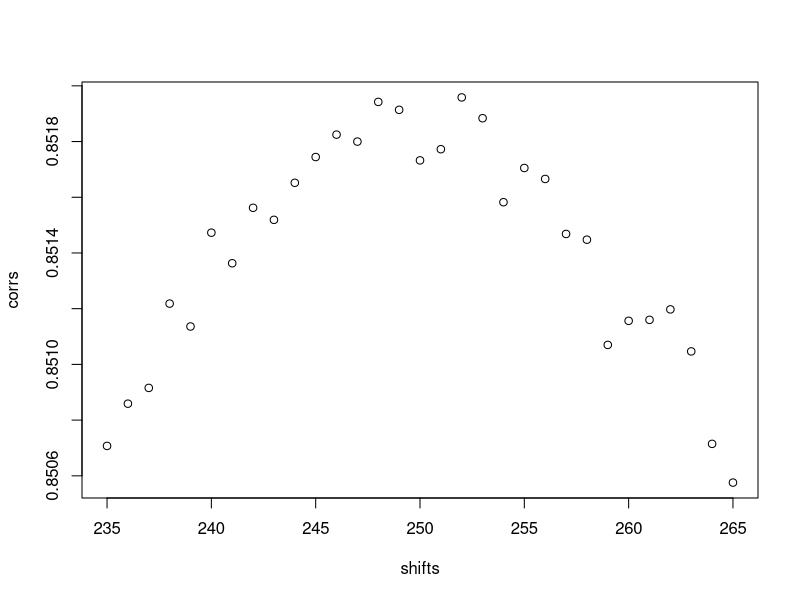

Reproduce this figure in R. (Note: this script raises an error after producing the figure.)
## ---- chunk 1
knitr::opts_chunk$set(echo = TRUE, message = F, warning = F)
## ---- chunk 2
library(S4Vectors)
## ---- chunk 3
showClass("Rle")
## ---- chunk 4
set.seed(0)
lambda <- c(rep(0.001, 4500), seq(0.001, 10, length = 500), seq(10, 0.001, length = 500))

xVector <- rpois(n = 1e7, lambda = lambda)
yVector <- rpois(n = 1e7, lambda = lambda[c(251:length(lambda), 1:250)])

xRle <- Rle(values = xVector)
yRle <- Rle(values = yVector)
## ---- chunk 5
length(xRle)
xRle[1]
## ---- chunk 6
zRle <- c(xRle, yRle)
## ---- chunk 7
xSnippet <- window(xRle, 4751, 4760)
## ---- chunk 8
head(xSnippet)
## ---- chunk 9
tail(xSnippet)
## ---- chunk 10
rev(xSnippet)
## ---- chunk 11
rep(xSnippet, 2)
## ---- chunk 12
subset(xSnippet, subset = xSnippet >= 5   )
## ---- chunk 13
c(xSnippet, rev(xSnippet))
## ---- chunk 14
append(xSnippet, xSnippet, after = 3) # inset at the third position
## ---- chunk 15
xSnippet
## ---- chunk 16
start(xSnippet) # the start position of each run
aggregate(xSnippet, start = 1:8, width = 3, FUN = median)
## ---- chunk 17
cor(xRle, yRle)
## ---- chunk 18
shifts <- seq(from = 235, to = 265, by = 1)
## ---- chunk 19
corrs <- shiftApply(SHIFT = shifts, yRle, xRle, FUN = cor)
## ---- chunk 20
plot(shifts, corrs)
## ---- chunk 21
head(runValue(xRle))
head(runLength(xRle))
## ---- chunk 22
xRle > 0
## ---- chunk 23
xRle + yRle
## ---- chunk 24
xRle > 0 | yRle > 0 
## ---- chunk 25
range(xRle)
## ---- chunk 26
summary(xRle > 0 | yRle > 0 )
## ---- chunk 27
log1p(xRle)
## ---- chunk 28
cor(xRle, yRle)
## ---- chunk 29
shiftApply(249:251, yRle, xRle, FUN = function(x, y){var(x, y) / (sd(x)*sd(y))})
## ---- chunk 30
showClass("DataFrame")
## ---- chunk 31
df <- DataFrame(x = xRle, y = yRle)
## ---- chunk 32
sapply(df, class)
## ---- chunk 33
sapply(df, summary)
## ---- chunk 34
sapply(as.data.frame(df), summary)
## ---- chunk 35
endoapply(X = df, FUN = "+", 0.5)
## ---- chunk 36
rl <- Rle(c(1,1,1,1,2,2,3,3,2,2))
ir <- IRanges(start = c(2, 6), width = 2)
aggregate(x = rl, by = ir, FUN = mean)
## ---- chunk 37
coverage(ir)
## ---- chunk 38
ir <- IRanges(start = 1:10, width = 3)
rl <- coverage(ir)
## ---- chunk 39
slice(x = rl, lower = 2, upper = 3, includeLower = T, includeUpper = T)
